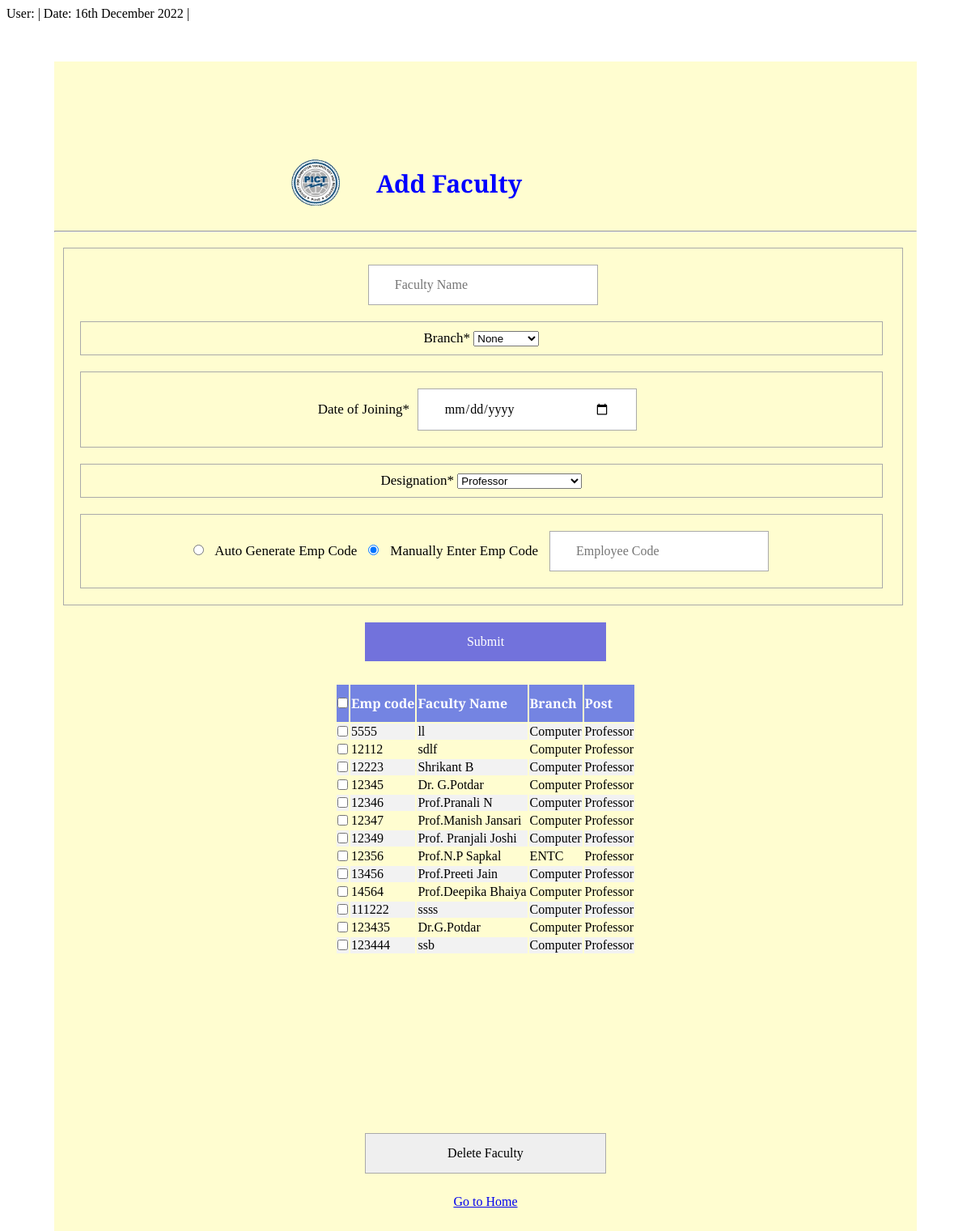
/basicform/addpost_faculty/1, run on an earlier commit of the app's database.
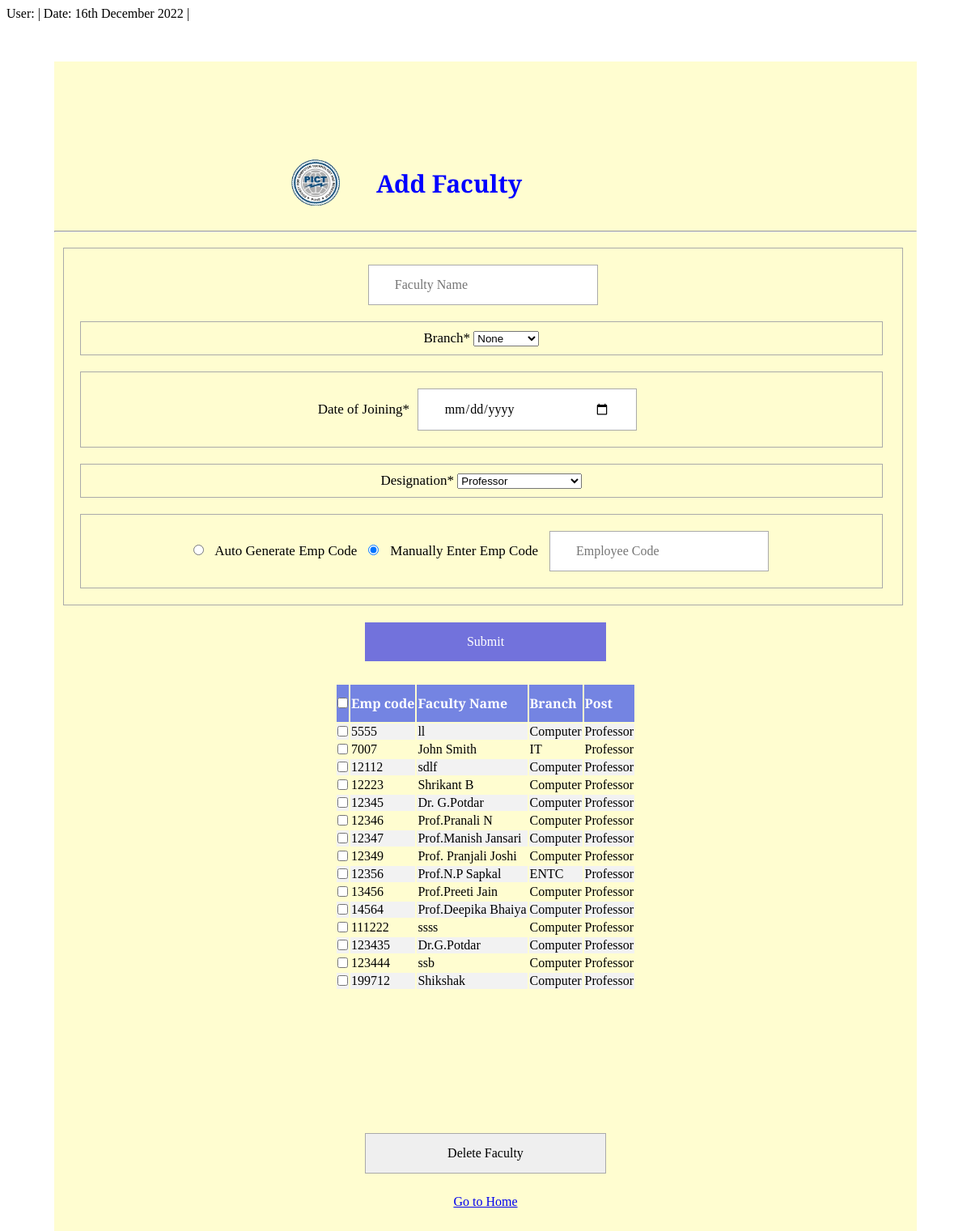
And on a later commit of the database.
### basicform/models.py (models this page shows, shortened)
class Faculty(models.Model):
    emp_code=models.IntegerField(primary_key=True)
    name=models.CharField(max_length=50)
    branch_name=models.ForeignKey('Branch',null=True,on_delete=models.SET_NULL)
    date_of_joining=models.DateField(auto_now=False, auto_now_add=False)
    post_name=models.ForeignKey("FPost", null=True,on_delete=models.SET_NULL)

### basicform/views.py (the view, shortened to what this page needs)
# urls.py: re_path(r'addpost_faculty/(?P<opt>.{1})',views.addpost,name='addpost'),
def addpost(request,opt):
    opt=int(opt)
    context={'opt':opt}
    if opt==1:
        postlist=FPost.objects.all()
    else: postlist=FPost.objects.all().values()
    branches=Branch.objects.all()
    faculty=Faculty.objects.values('emp_code','name','branch_name','post_name')
    context['postlist']=postlist
    context['branches']=branches
    context['faculty']=faculty
    print(postlist)
    return render(request,'define_posts_faclty.html',context)

### basicform/models.py (called while the page is built)
    def __str__(self):
        return self.branch_name

    def __str__(self):
        return self.post_name

### basicform/templatetags/customtags.py (called while the page is built)
@register.filter(name='has_group')
def has_group(user, group_name):
    return user.groups.filter(name=group_name).exists()

### basicform/templates/define_posts_faclty.html (shortened to what this page needs)
{%load static%}
{%load customtags%}
<link rel='stylesheet' href="{% static 'Base.css' %}">
<div class="name">User: {{user.get_username}} | Date: {% now "jS F Y " %} | {%if user|has_group:"Administrator"%}Adminstration{%elif user|has_group:"Data Entry"%}Data Entry{%endif%}</div>
<div class="home">
  <div class="heading">
    {%if opt is 0%}
    <h3>Define Post</h3>
    {%else%}
    <h3>Add Faculty</h3>
    {%endif%}
    <img src="{% static 'PICT-Logo.png' %}">
  </div>
<hr>
<form action=""method="POST">
    {%if opt is 0%}
    <span class="choice">
      <label for="pos">Post Type*</label>
      <select name="post_type" id="pos"  >
        <option vlaue="Teaching">Teaching</option>
        <option value="Non Teaching">Non Teaching</option>
      </select>
    </span>
    <input type="text" name="post_name" placeholder="Post Name">
    {%else%}
    <span class="choiced">
     <input type="text" name="name" placeholder="Faculty Name">
     <span class="choiced">
      <label for="brnc">Branch*</label>
     <select name="branch_name" id="brnc" >
        <option value="None">None</option>
      </select>
    </span>
    <span class="choiced"><label for="date_of_joining" >Date of Joining*</label><input type="date" required placeholder="Date ofJoining*" name="date_of_joining"></span>
    <span class="choiced">
      <label for="desg">Designation*</label>
      <select name="post_name" id="desg" >
        {%for i in postlist%}
        <option value='{{i}}'>{{i}}</option>
        {%endfor%}
      </select>
    </span>
    <span class="choiced">
    <input type="radio" id="autog" name="empcode" value="autog" onclick="radcheck()">
    <label for="autog">Auto Generate Emp Code</label>
    <input type="radio" id="man" name="empcode" value="manual" checked onclick="radcheck()">
    <label for="man">Manually Enter Emp Code</label>
    <input type="text" name="emp_code" placeholder="Employee Code" id="emcode">
    </span>
  </span>
    {%endif%}
    <input type="submit" id="submit"></form>
    {%if opt is 0%}
    <div class="tab">
      <table>
        <tr><th>Post name</th><th>Post type</th></tr>
        {%for i in postlist%}
        <tr>
        {%for key,value in i.items%}
        <td>{{value}}</td>
        {%endfor%}
      </tr>
      {%endfor%}
      </table>
      </div>
    {%else%}
    <div class="tab">
      <table>
        <tr><th><input type="checkbox" class="chall" onclick="selectall()"></th><th>Emp code</th><th>Faculty Name</th><th>Branch</th><th>Post</th></tr>
        {%for i in faculty%}
        <tr>
          <td><input type="checkbox" class='scndry'></td>
        {%for key,value in i.items%}
        <td>{{value}}</td>
        {%endfor%}
      </tr>
      {%endfor%}
      </table>
      </div>
      <form action="{%url 'delent'%}" method="POST" id="deletefaculty">
        <input type="button" value="Delete Faculty" onpointerdown="deleteentity('faculty',1)">
      </form>
      {%endif%}
    <a href="{%url 'index' %}">Go to Home</a>
</div>

What changed in the data, as far as the page shows it:
added Faculty: i "7007" "John Smith" "IT" "Professor"
added Faculty: i "199712" "Shikshak" "Computer" "Professor"
